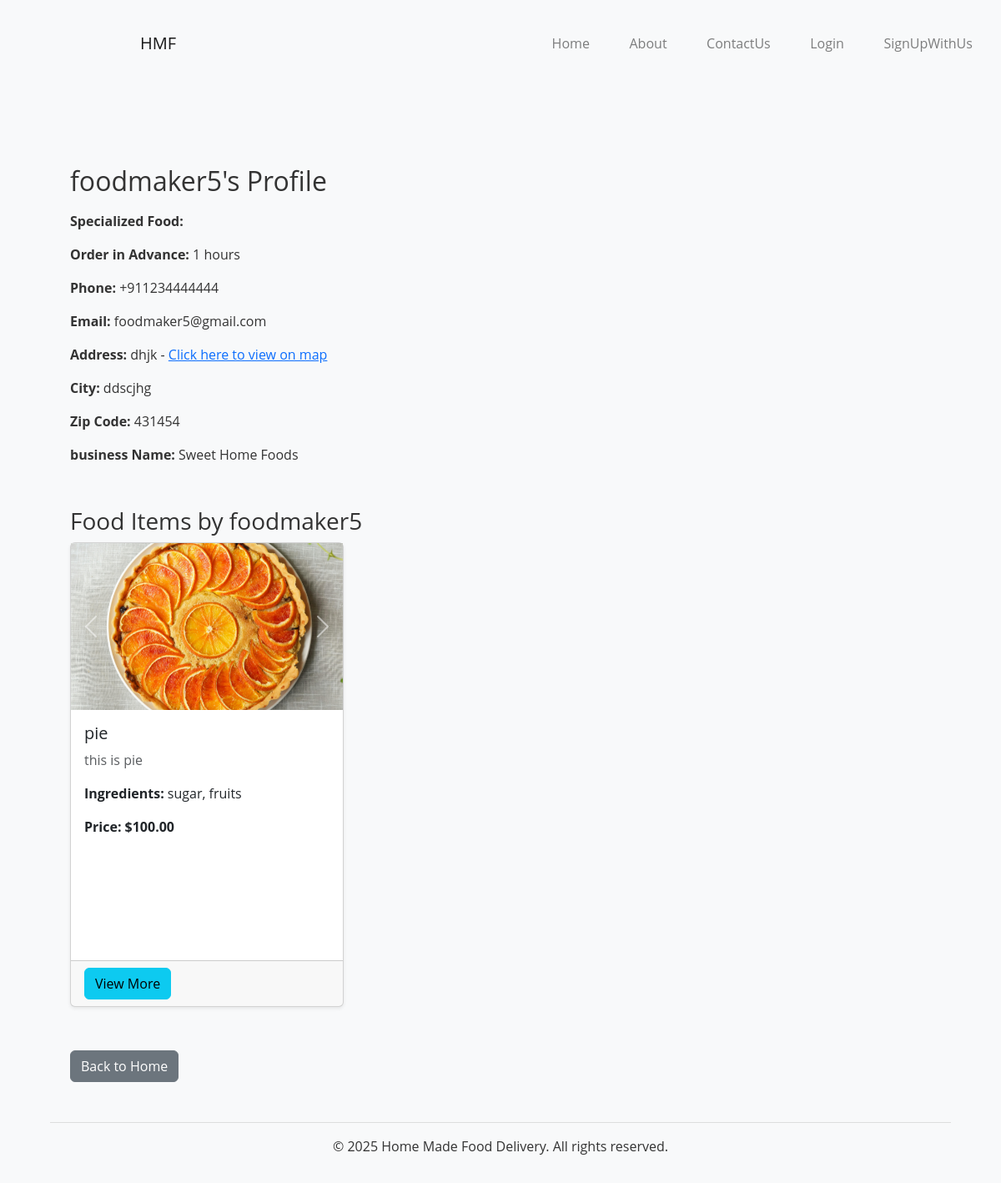
Before: /foodmaker/5/ with the older database file.
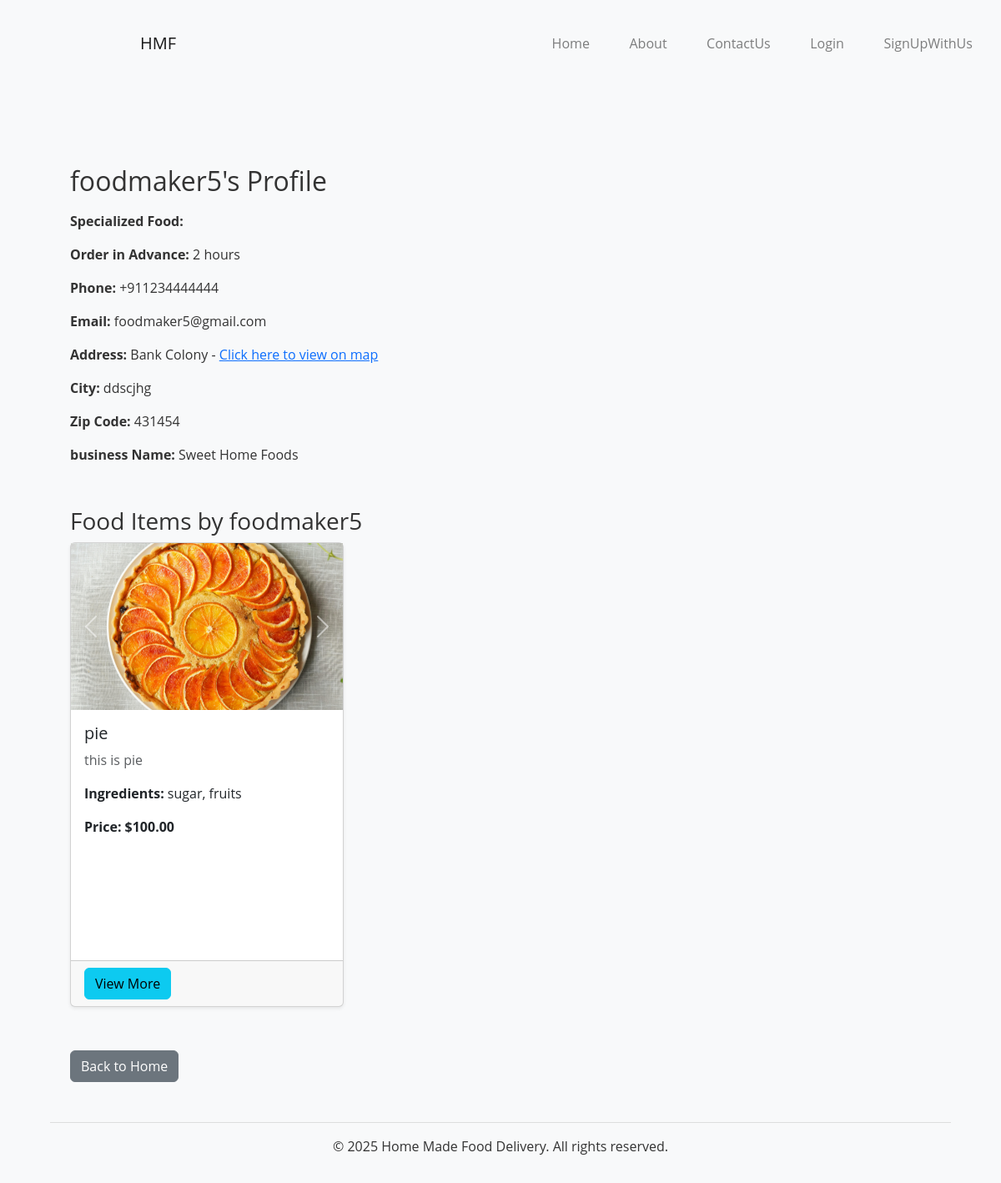
After: the same page with the newer database file.
### foodapp/models.py (models this page shows, shortened)
class FoodMakerProfile(models.Model):
    US_STATES = [
        ('AL', 'Alabama'), ('AK', 'Alaska'), ('AZ', 'Arizona'), ('AR', 'Arkansas'),
        ('CA', 'California'), ('CO', 'Colorado'), ('CT', 'Connecticut'), ('DE', 'Delaware'),
        ('FL', 'Florida'), ('GA', 'Georgia'), ('HI', 'Hawaii'), ('ID', 'Idaho'),
        ('IL', 'Illinois'), ('IN', 'Indiana'), ('IA', 'Iowa'), ('KS', 'Kansas'),
        ('KY', 'Kentucky'), ('LA', 'Louisiana'), ('ME', 'Maine'), ('MD', 'Maryland'),
        ('MA', 'Massachusetts'), ('MI', 'Michigan'), ('MN', 'Minnesota'), ('MS', 'Mississippi'),
        ('MO', 'Missouri'), ('MT', 'Montana'), ('NE', 'Nebraska'), ('NV', 'Nevada'),
        ('NH', 'New Hampshire'), ('NJ', 'New Jersey'), ('NM', 'New Mexico'), ('NY', 'New York'),
        ('NC', 'North Carolina'), ('ND', 'North Dakota'), ('OH', 'Ohio'), ('OK', 'Oklahoma'),
        ('OR', 'Oregon'), ('PA', 'Pennsylvania'), ('RI', 'Rhode Island'), ('SC', 'South Carolina'),
        ('SD', 'South Dakota'), ('TN', 'Tennessee'), ('TX', 'Texas'), ('UT', 'Utah'),
        ('VT', 'Vermont'), ('VA', 'Virginia'), ('WA', 'Washington'), ('WV', 'West Virginia'),
        ('WI', 'Wisconsin'), ('WY', 'Wyoming')
    ]
    user = models.OneToOneField(User, on_delete=models.CASCADE, related_name="foodmaker_profile")
    first_name = models.CharField(max_length=100)
    last_name = models.CharField(max_length=100)
    street_name = models.CharField(max_length=100)
    city = models.CharField(max_length=100)
    zipcode = models.CharField(max_length=10)
    bio = models.TextField(blank=True)
    website_url = models.URLField(blank=True, null=True)
    specialized_cuisines = models.CharField(max_length=255, blank=True, null=True)
    preparation_time = models.PositiveIntegerField(default=1)  # Hours
    business_name = models.CharField(max_length=100)
    business_card_front = models.ImageField(upload_to='business_cards/', blank=True, null=True)
    business_card_back = models.ImageField(upload_to='business_cards/', blank=True, null=True)
    address = models.CharField(max_length=255)
    phone_number = models.CharField(max_length=15)
    state = models.CharField(max_length=2, choices=US_STATES)
    is_subscribed = models.BooleanField(default=False)  # Subscription status
    subscription_expiry = models.DateField(null=True, blank=True)  # Expiry date

class User(AbstractUser):
    ROLE_CHOICES = [
        ('Eater', 'Eater'),
        ('FoodMaker', 'FoodMaker'),
    ]
    role = models.CharField(max_length=10, choices=ROLE_CHOICES)
    groups = models.ManyToManyField(
        Group,
        related_name='foodapp_user_set',
        blank=True,
        help_text='The groups this user belongs to.',
        verbose_name='groups',
    )
    user_permissions = models.ManyToManyField(
        Permission,
        related_name='foodapp_user_permissions_set',
        blank=True,
        help_text='Specific permissions for this user.',
        verbose_name='user permissions',
    )

### foodapp/views.py (the view)
# urls.py: path('foodmaker/<int:foodmaker_id>/', views.foodmaker_profile, name='foodmaker_profile'),
def foodmaker_profile(request, foodmaker_id):
    foodmaker = get_object_or_404(FoodMakerProfile, id=foodmaker_id)
    maps_url = f"https://www.google.com/maps/search/?api=1&query={foodmaker.address.replace(' ', '+')}"
    food_items = FoodItem.objects.filter(foodmaker=foodmaker)  # Get their food items
    return render(request, 'foodmaker_profile.html', {
        'foodmaker': foodmaker,
        'food_items': food_items,
        'maps_url': maps_url
        })

### foodapp/templates/foodmaker_profile.html (shortened to what this page needs)
{% extends 'base.html' %}
{% block content %}
<div class="container mt-4">
    <h2 class="mb-3">{{ foodmaker.user.username }}'s Profile</h2>
    <p><strong>Specialized Food:</strong> {{ foodmaker.specialized_food }}</p>
    <p><strong>Order in Advance:</strong> {{ foodmaker.preparation_time }} hours</p>
    <p><strong>Phone:</strong> {{ foodmaker.phone_number }}</p>
    <p><strong>Email:</strong> {{ foodmaker.user.email }}</p>
    <p><strong>Address:</strong> {{ foodmaker.address }} -
        <a href="{{ maps_url }}" target="_blank">Click here to view on map</a>
    </p>
    <p><strong>City:</strong> {{ foodmaker.city }}</p>
    <p><strong>Zip Code:</strong> {{ foodmaker.zipcode }}</p>
    <p><strong>business Name:</strong> {{ foodmaker.business_name }}</p>
    <h3 style="margin-top: 5%;">Food Items by {{ foodmaker.user.username }}</h3>
        {% if food_items %}
        <div class="row row-cols-1 row-cols-md-2 row-cols-lg-3 g-4">
            {% for food in food_items %}
            <div class="col">
                <div class="card h-100 shadow-sm">
                    <div id="carousel{{ food.id }}" class="carousel slide" data-bs-ride="carousel">
                        <div class="carousel-inner">
                            {% if food.food_image %}
                                <div class="carousel-item active">
                                    <img src="{{ food.food_image.url }}" class="d-block w-100" alt="{{ food.title }}" style="height: 200px; object-fit: cover;">
                                </div>
                            {% endif %}
                        </div>
                        <button class="carousel-control-prev" type="button" data-bs-target="#carousel{{ food.id }}" data-bs-slide="prev">
                            <span class="carousel-control-prev-icon" aria-hidden="true"></span>
                        </button>
                        <button class="carousel-control-next" type="button" data-bs-target="#carousel{{ food.id }}" data-bs-slide="next">
                            <span class="carousel-control-next-icon" aria-hidden="true"></span>
                        </button>
                    </div>
                    <div class="card-body" style="height: 300px;">
                        <h5 class="card-title">{{ food.title }}</h5>
                        <p class="card-text text-muted">{{ food.description|truncatewords:15 }}</p>
                        <p class="card-text"><strong>Ingredients:</strong> {{ food.ingredients|truncatewords:10 }}</p>
                        <p class="card-text fw-bold">Price: ${{ food.price }}</p>
                    </div>
                    <div class="card-footer d-flex justify-content-between">
                        <a href="{% url 'food_detail' food.id %}" class="btn btn-info">View More</a>
                    </div>
                </div>
            </div>
            {% endfor %}
        </div>
    {% else %}
        <p class="text-muted">{{ foodmaker.user.username }} haven't added any food items yet.</p>
    {% endif %}
    <a href="{% url 'home' %}" class="btn btn-secondary" style="margin-top: 5%;" >Back to Home</a>
</div>
{% endblock %}

Changed rows visible on the page:
changed FoodMakerProfile "ddscjhg": preparation_time "1" → "2"; address "dhjk" → "Bank Colony"
